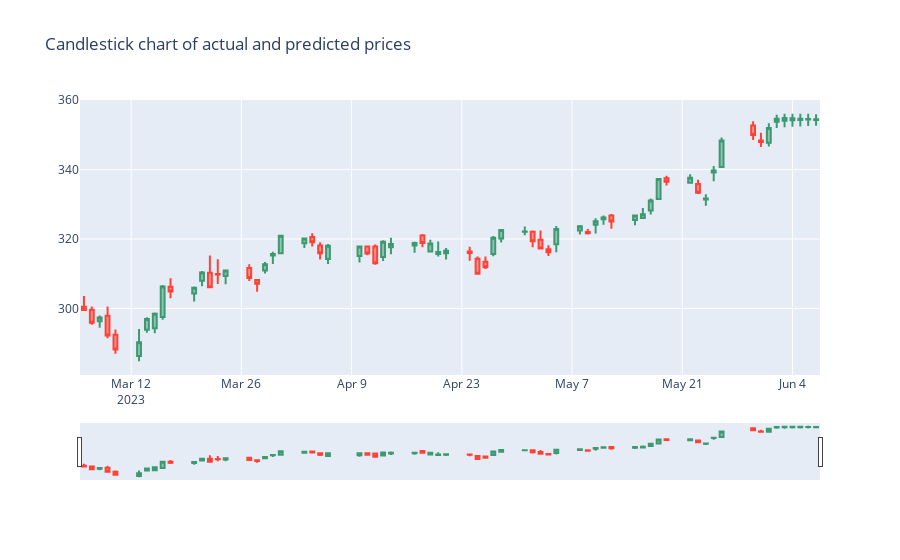

This figure's notebook cell:
### Code cell
import plotly.graph_objects as go

# Define the period to plot
plot_period = 3*N

# Calculate the actual prices from the predicted percentage changes
pred_prices_open = df['Open'].iloc[-1] * (1 + predictions['Open']).cumprod()
pred_prices_high = df['High'].iloc[-1] * (1 + predictions['High']).cumprod()
pred_prices_low = df['Low'].iloc[-1] * (1 + predictions['Low']).cumprod()
pred_prices_close = df['Close'].iloc[-1] * (1 + predictions['Close']).cumprod()

# Create a data frame for the predicted data
pred_data = pd.DataFrame({
    'Date': pd.date_range(start=df.index[-1], periods=X_days + 1)[1:],
    'Open': pred_prices_open,
    'High': pred_prices_high,
    'Low': pred_prices_low,
    'Close': pred_prices_close,
})

# Concatenate the actual and predicted data
full_data = pd.concat([
    df[['Open', 'High', 'Low', 'Close']].tail(plot_period),
    pred_data.set_index('Date')
])

# Create a candlestick chart
fig = go.Figure(data=[go.Candlestick(
    x=full_data.index,
    open=full_data['Open'],
    high=full_data['High'],
    low=full_data['Low'],
    close=full_data['Close']
)])

# Set chart title
fig.update_layout(title='Candlestick chart of actual and predicted prices')

# Show chart
fig.show()
